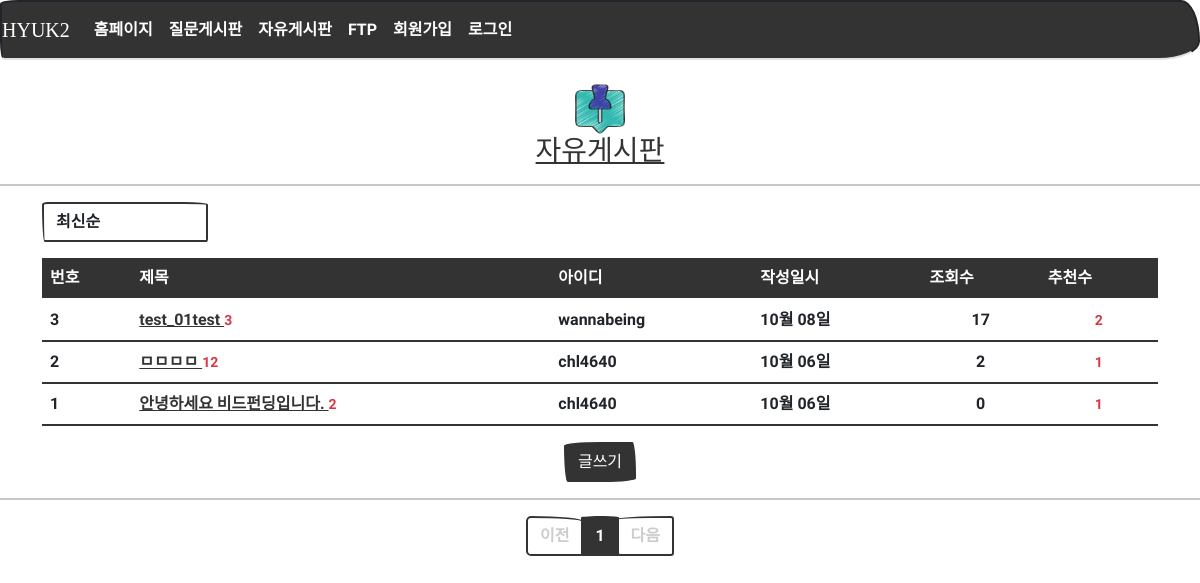
Before: /board/list/ with the older database file.
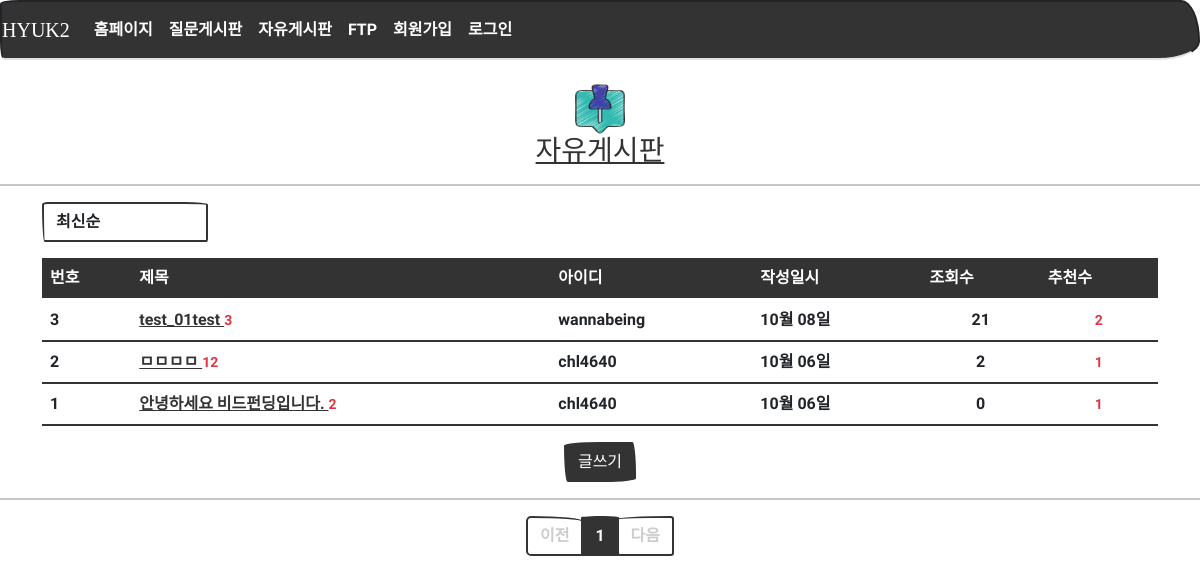
After: the same page with the newer database file.
### models.py (models this page shows)
class Board(db.Model):
    id = db.Column(db.Integer, primary_key=True)
    subject = db.Column(db.String(200), nullable=False)
    content = db.Column(db.Text(), nullable=False)
    create_date = db.Column(db.DateTime(), nullable=False)
    user_id = db.Column(db.Integer, db.ForeignKey('user.id', ondelete='CASCADE'), nullable=False)
    user = db.relationship('User', backref=db.backref('board_set'))     # 나중에 자신이 작성한 글을 user.board_set 으로 참조할 수 있다.
    modify_date = db.Column(db.DateTime(), nullable=True)
    hits = db.Column(db.Integer, nullable=False, default='0')
    voter = db.relationship('User', secondary=board_voter, backref=db.backref('board_voter_set'))

class User(db.Model):
    id = db.Column(db.Integer, primary_key=True)    # id는 자동으로 증가하는 User 모델의 기본키
    username = db.Column(db.String(150), unique=True, nullable=False)
    password = db.Column(db.String(200), nullable=False)
    name = db.Column(db.String(150), nullable=False)
    email = db.Column(db.String(120), unique=True, nullable=False)

### views/board_views.py (the view)
@bp.route('/list/')
def _list():
    page = request.args.get('page', type=int, default=1)  # 페이지번호가 없으면 default 로 페이지1을 출력한다.
    kw = request.args.get('kw', type=str, default='')  # 검색어
    so = request.args.get('so', type=str, default='recent')  # 정렬, default 는 최신순('recent')
    if so == 'recommend':  # 추천 수가 많은 게시물
        sub_query = db.session.query(board_voter.c.board_id, func.count('*').label('num_voter')) \
            .group_by(board_voter.c.board_id).subquery()
        board_list = Board.query \
            .outerjoin(sub_query, Board.id == sub_query.c.board_id) \
            .order_by(sub_query.c.num_voter.desc(), Board.create_date.desc())
    elif so == 'popular':  # 답변 수가 많은 게시물
        sub_query = db.session.query(Comment.board_id, func.count('*').label('num_board')) \
            .group_by(Comment.board_id).subquery()
        board_list = Board.query \
            .outerjoin(sub_query, Board.id == sub_query.c.board_id) \
            .order_by(sub_query.c.num_board.desc(), Board.create_date.desc())
    elif so == 'hit':  # 조회 수가 많은 게시물
        board_list = Board.query.order_by(Board.hits.desc())
    else:  # recent, 기존 게시물
        board_list = Board.query.order_by(Board.create_date.desc())
    board_list = board_list.paginate(page, per_page=5)
    return render_template('board/board_list.html', board_list=board_list, page=page, so=so)

### filter.py (called while the page is built)
def format_datetime(value, fmt='%m월 %d일'):
    now = datetime.now()
    time = now - value
    if time < timedelta(minutes=1):
        return '방금 전'
    elif time < timedelta(hours=1):
        return str(int(time.seconds / 60)) + '분 전'
    elif time < timedelta(days=1):
        return str(int(time.seconds / 3600)) + '시간 전'
    elif time < timedelta(days=7):
        time = datetime.now().date() - value.date()
        return str(time.days) + '일 전'
    else:
        return value.strftime(fmt)

### views/login_views.py (called while the page is built)
@bp.before_app_request
def logged_in_user():
    user_id = session.get('user_id')
    if user_id is None:
        g.user = None
    else:
        g.user = User.query.get(user_id)

### templates/board/board_list.html (shortened to what this page needs)
{% extends 'base.html' %}
{% block content %}
	<center>
  	    <div>
			<br>
  	        <center>
  	            <img src="{{ url_for('static',filename='images/board.png') }}" width="50"
                     style="margin-left: auto; margin-right: auto; display: block;" />
  	            <h3><a href="{{url_for('board._list')}}">자유게시판</a></h3>
  	        </center>
  	        <hr width="100%" color="black" />
  	    </div>
  	</center>
  	<center>
  	    <div class="container my-3">
			<div class="row justify-content-between my-3">
				<div class="col-2">
            		<select class="form-control so">
                		<option value="recent" {% if so=='recent' %}selected{% endif %}>최신순</option>
            		</select>
        		</div>
    		</div>
  	        <table class="table">
  	            <thead>
  	                <tr class="thead-dark table-dark">
  	                    <th class="">번호</th>
  	                    <th class="">제목</th>
						<th class="">아이디</th>
  	                    <th class="">작성일시</th>
						<th class="">조회수</th>
						<th class="">추천수</th>
  	                </tr>
  	            </thead>
  	            <tbody>
  	                {% if board_list %}
  	                {% for board in board_list.items %}
  	                <tr>
  	                    <td class="">
                            {{ board_list.total - ((board_list.page-1) * board_list.per_page) - loop.index0 }}</td>
  	                    <td class="">
  	                        <a href="{{ url_for('board.detail', board_id=board.id) }}">
                                {{ board.subject }}
                            </a>
							{% if board.comment_set|length > 0 %}
  	                        <span class="text-danger small ml-2">{{ board.comment_set|length }}</span>
  	                        {% endif %}
  	                    </td>
						<td>{{ board.user.username }}</td>
  	                    <td class="">{{ board.create_date|datetime }}</td>
						<td class="text-center">{{ board.hits }}</td>
						<td class="text-center">
							{% if board.voter|length > 0 %}
							<span class="text-danger small ml-2">
								{{ board.voter|length }}
							</span>
							{% else %}
							<span class="small ml-2">
								{{ board.voter|length }}
							</span>
							{% endif %}
						</td>
  	                </tr>
  	                {% endfor %}
  	                {% else %}
  	                <tr>
  	                    <td colspan="3">글이 없습니다.</td>
  	                </tr>
  	                {% endif %}
  	            </tbody>
  	        </table>
  	    </div>
        <a href="{{ url_for('board.create') }}" class="btn btn-primary">글쓰기</a>
  	    <hr width="100%" color="black" />
  	    <ul class="pagination justify-content-center">
  	        {% if board_list.has_prev %}
  	        <li class="page-item">
  	            <a class="page-link" href="?page={{ board_list.prev_num }}">이전</a>
  	        </li>
  	        {% else %}
  	        <li class="page-item disabled">
  	            <a class="page-link" tabindex="-1" aria-disabled="true" href="#">이전</a>
  	        </li>
  	        {% endif %}
  	        {% for page_num in board_list.iter_pages() %}
  	        {% if page_num %}
  	        {% if page_num != board_list.page %}
  	        <li class="page-item">
  	            <a class="page-link" href="?page={{ page_num }}">{{ page_num }}</a>
  	        </li>
  	        {% else %}
  	        <li class="page-item active" aria-current="page">
  	            <a class="page-link" href="#">{{ page_num }}</a>
  	        </li>
  	        {% endif %}
  	        {% else %}
  	        <li class="disabled">
  	            <a class="page-link" href="#">...</a>
  	        </li>
  	        {% endif %}
  	        {% endfor %}
  	        {% if board_list.has_next %}
  	        <li class="page-item">
  	            <a class="page-link" href="?page={{ board_list.next_num }}">다음</a>
  	        </li>
  	        {% else %}
  	        <li class="page-item disabled">
  	            <a class="page-link" tabindex="-1" aria-disabled="true" href="#">다음</a>
  	        </li>
  	        {% endif %}
  	    </ul>
  	</center>
{% endblock %}

### templates/base.html (shortened to what this page needs)
<!doctype html>
<html lang="utf-8">
<head>
    <link rel="stylesheet" href="{{ url_for('static', filename='bootstrap.min.css') }}">
    <link rel="stylesheet" href="{{ url_for('static', filename='css/style.css') }}">
    <link rel="stylesheet" type="text/css" href="https://cdn.jsdelivr.net/gh/moonspam/NanumSquare@1.0/nanumsquare.css">
</head>
<body>
    {% include 'nav.html' %}
    {% block content %}
    {% endblock %}
</body>
</html>

### templates/nav.html (shortened to what this page needs)
<nav class="navbar navbar-expand-lg navbar-dark bg-primary border-bottom">
    <a class="navbar-brand" href="{{ url_for('main.home_page') }}">HYUK2</a>
    <div class="collapse navbar-collapse flex-grow-0 text-center" id="navbarNav">
        <ul class="navbar-nav">
            <li class="nav-item ">
                <a class="nav-link" href="{{url_for('main.home_page')}}">홈페이지</a>
            </li>
            <li class="nav-item ">
                <a class="nav-link" href="{{url_for('question._list')}}">질문게시판</a>
            </li>
            <li class="nav-item ">
                <a class="nav-link" href="{{url_for('board._list')}}">자유게시판</a>
            </li>
            <li class="nav-item ">
                <a class="nav-link" href="{{url_for('files.main_page')}}">FTP</a>
            </li>
            {% if g.user %}
            <li class="nav-item ">
                <a class="nav-link" href="{{ url_for('login.logout') }}">{{ g.user.username }} (로그아웃)</a>
            </li>
            {% else %}
            <li class="nav-item justify-content-end">
                <a class="nav-link" href="{{url_for('login.signup')}}">회원가입</a>
            </li>
            <li class="nav-item justify-content-end">
                <a class="nav-link" href="{{url_for('login.login')}}">로그인</a>
            {% endif %}
        </ul>
    </div>
</nav>

Changed rows visible on the page:
changed Board "test_01test": hits "17" → "21"
